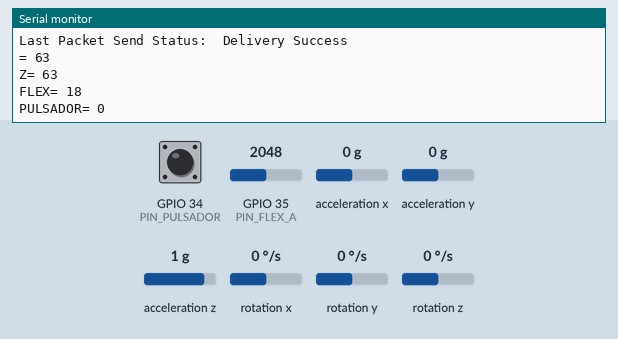
Recording of a sketch running on a simulated ESP32. On the bench: the last lines printed to the serial monitor. The inputs (shaded band) are chosen by the test bench; at power-on: acceleration x 0 g, rotation x 0 °/s, GPIO 35 (PIN_FLEX_A) = 2048, GPIO 34 (PIN_PULSADOR) LOW, acceleration y 0 g, acceleration z 1 g, rotation y 0 °/s, rotation z 0 °/s.

Above: at 1.2 s.
1.3 s: acceleration x set to 1.4 g
At 3.26 s:
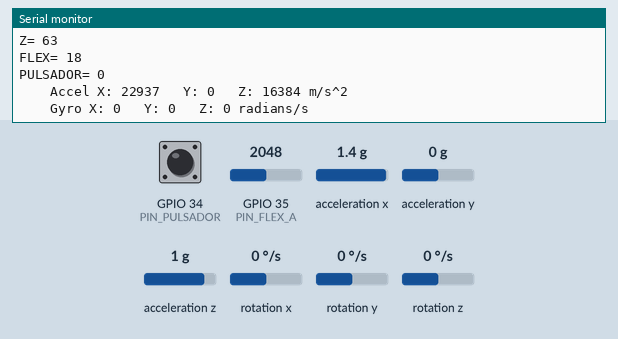
4.3 s: rotation x set to -192 °/s
6.0 s: GPIO 35 (PIN_FLEX_A) set to 1660
At 6.01 s:
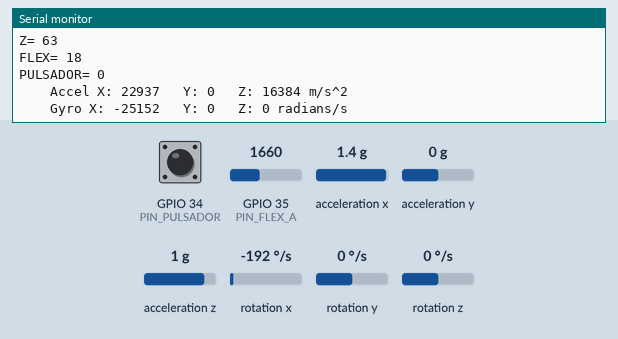
9.0 s: GPIO 34 (PIN_PULSADOR) pulled HIGH for 0.15 s
10.6 s: acceleration y set to -1.4 g
At 10.73 s:
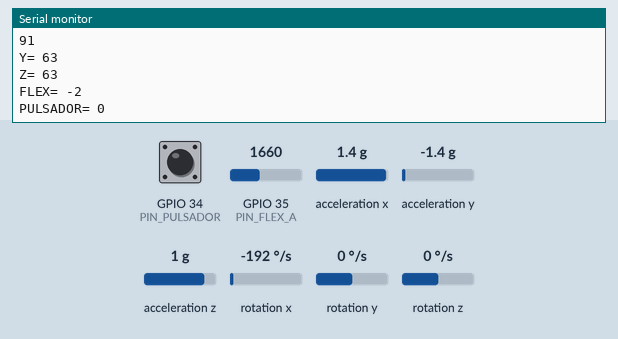
12.1 s: GPIO 35 (PIN_FLEX_A) set to 1740
At 12.71 s:
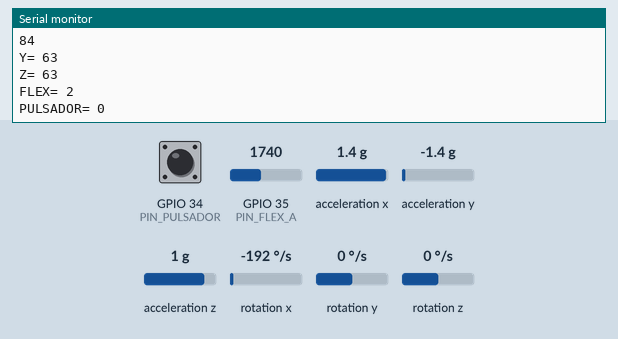
Timing chart, 0 to 14.6 s (numbered marks = the images above; inputs shaded):
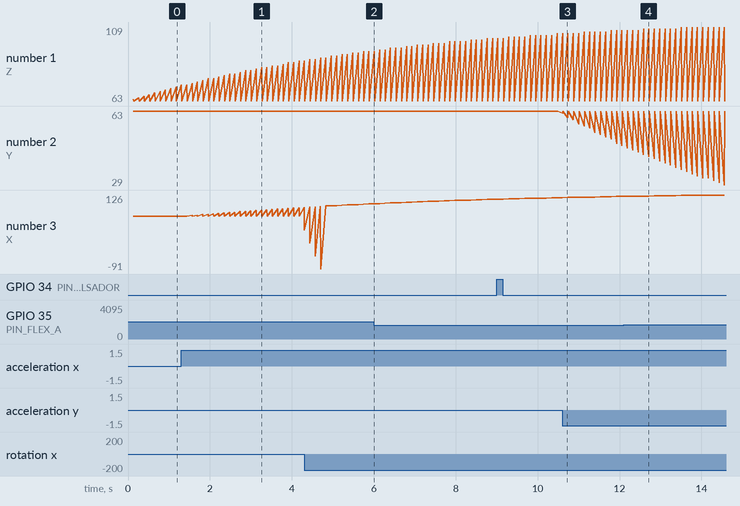

Measured:
- after the input at 1.3 s, the serial monitor: prints a new line after 0.13 s (image 1)
- after the input at 10.6 s, the serial monitor: prints a new line at once (image 3)

The sketch:

SENDER_MANY_TO_ONE_v7_IZQUIERDA.ino
```cpp
#include <esp_now.h>
#include <WiFi.h>
#include <Wire.h>
#include "I2Cdev.h"
#include "MPU6050.h"
#include <Chrono.h>


#define ID 0
#define ESPERA_ENTRE_ENVIOS 125
#define ESPERA_ENTRE_LECTURA_GYRO 125
#define ESPERA_PULSADOR 100
#define F 0.98
#define UMBRAL_FLEX 1500
#define PIN_PULSADOR 34
#define PIN_FLEX_A 35

#define MIN_FLEX 1700
#define MAX_FLEX 4064
#define MIN_GYRO -800
#define MAX_GYRO 800
#define MIN_ACC -20000
#define MAX_ACC 20000

#define CHANNEL 0

#define DEBUG 1 //comentar debug para que no se imprima
#include "DebugUtils.h"

// Arduino Wire library is required if I2Cdev I2CDEV_ARDUINO_WIRE implementation
// is used in I2Cdev.h
#if I2CDEV_IMPLEMENTATION == I2CDEV_ARDUINO_WIRE
#include "Wire.h"
#endif

MPU6050 accelgyro;
//data para el sensor de flexión
int sensorPin = 34;
int sensorFlex;
float umbral = 0;
float f = 0.98;

// REPLACE WITH YOUR ESP RECEIVER'S MAC ADDRESS
uint8_t broadcastAddress[] = {0X30, 0XC6, 0XF7, 0X29, 0X5F, 0X5C};


int16_t ax, ay, az;
int16_t gx, gy, gz;
// Structure example to send data
// Must match the receiver structure
Chrono cronometroEnvio;
Chrono cronometroBoton;
Chrono cronometroLecturaGyro;


typedef struct struct_message {
  int id; // must be unique for each sender board
  int Ax;
  int Ay;
  int Az;
  int Gx;
  int Gy;
  int Gz;
  int flex;
  bool pulsador;
} struct_message;

typedef struct val_amortiguar {

  float Ax;
  float Ay;
  float Az;
  float Gx;
  float Gy;
  float Gz;
  float flex;
};
val_amortiguar amortiguaciones;

// Create a struct_message called BME280Readings to hold sensor readings
struct_message MPUReadings;

// Create a struct_message called myData
struct_message myData;

// Create peer interface
esp_now_peer_info_t peerInfo;

// callback when data is sent
void OnDataSent(const uint8_t *mac_addr, esp_now_send_status_t status) {
  char macStr[18];
  snprintf(macStr, sizeof(macStr), "%02x:%02x:%02x:%02x:%02x:%02x",
           mac_addr[0], mac_addr[1], mac_addr[2], mac_addr[3], mac_addr[4], mac_addr[5]);
  DEBUG_PRINTLN("Last Packet Sent to: ");
  DEBUG_PRINTLN(macStr);
  DEBUG_PRINT("\r\nLast Packet Send Status:\t");
  DEBUG_PRINTLN(status == ESP_NOW_SEND_SUCCESS ? "Delivery Success" : "Delivery Fail");
}

void setup(void) {
  // Init Serial Monitor
  Serial.begin(115200);
  while (!Serial)
    delay(10); // will pause Zero, Leonardo, etc until serial console opens

#if I2CDEV_IMPLEMENTATION == I2CDEV_ARDUINO_WIRE
  Wire.begin();
#elif I2CDEV_IMPLEMENTATION == I2CDEV_BUILTIN_FASTWIRE
  Fastwire::setup(400, true);
#endif

  // Set device as a Wi-Fi Station
  WiFi.mode(WIFI_STA);

  // Init ESP-NOW
  DEBUG_PRINT(("STA MAC: ")); DEBUG_PRINTLN(WiFi.macAddress());
  //  DEBUG_PRINT("AP MAC: "); DEBUG_PRINTLN(WiFi.softAPmacAddress());
  if (esp_now_init() != ESP_OK) {
    Serial.println("Error initializing ESP-NOW");
    return;
  }

  // Once ESPNow is successfully Init, we will register for Send CB to
  // get the status of Trasnmitted packet
  esp_now_register_send_cb(OnDataSent);

  // Register peer
  memcpy(peerInfo.peer_addr, broadcastAddress, 6);
  peerInfo.channel = 0;
  peerInfo.encrypt = false;

  // Add peer
  if (esp_now_add_peer(&peerInfo) != ESP_OK) {
    Serial.println("Failed to add peer");
    return;
  }

  // initialize device
  Serial.println("Initializing I2C devices...");
  accelgyro.initialize();

  // verify connection
  Serial.println("Testing device connections...");
  Serial.println(accelgyro.testConnection() ? "MPU6050 connection successful" : "MPU6050 connection failed");
  myData.id = ID;

  pinMode(PIN_PULSADOR, INPUT);

}

void loop() {
  if (cronometroLecturaGyro.hasPassed(ESPERA_ENTRE_LECTURA_GYRO))//rspera de un siguiente pulso cada n° tiempo
  {
    // read raw accel/gyro measurements from device
    accelgyro.getMotion6(&ax, &ay, &az, &gx, &gy, &gz);


    /* Display the results (acceleration is measured in m/s^2) */
    DEBUG_PRINT("\t\tAccel X: ");
    DEBUG_PRINT(ax);
    DEBUG_PRINT(" \tY: ");
    DEBUG_PRINT(ay);
    DEBUG_PRINT(" \tZ: ");
    DEBUG_PRINT(az);
    DEBUG_PRINTLN(" m/s^2 ");

    /* Display the results (rotation is measured in rad/s) */
    DEBUG_PRINT("\t\tGyro X: ");
    DEBUG_PRINT(gx);
    DEBUG_PRINT(" \tY: ");
    DEBUG_PRINT(gy);
    DEBUG_PRINT(" \tZ: ");
    DEBUG_PRINT(gz);
    DEBUG_PRINTLN(" radians/s ");
    DEBUG_PRINTLN();

    amortiguaciones.Ax = ax * (1. - F) + amortiguaciones.Ax * F;
    amortiguaciones.Ay = ay * (1. - F) + amortiguaciones.Ay * F;
    amortiguaciones.Az = az * (1. - F) + amortiguaciones.Az * F;
    amortiguaciones.Gx = gx * (1. - F) + amortiguaciones.Gx * F;
    amortiguaciones.Gy = gy * (1. - F) + amortiguaciones.Gy * F;
    amortiguaciones.Gz = gz * (1. - F) + amortiguaciones.Gz * F;

    myData.Ax = map(amortiguaciones.Ax, MIN_ACC, MAX_ACC, 0, 127);
    myData.Ay = map(amortiguaciones.Ay, MIN_ACC, MAX_ACC, 0, 127);
    myData.Az = map(amortiguaciones.Az, MIN_ACC, MAX_ACC, 0, 127);
    myData.Gx = map(amortiguaciones.Gx, MIN_GYRO, MAX_GYRO, 0, 127);
    myData.Gy = map(amortiguaciones.Gy, MIN_GYRO, MAX_GYRO, 0, 127);
    myData.Gz = map(amortiguaciones.Gz, MIN_GYRO, MAX_GYRO, 0, 127);
    cronometroLecturaGyro.restart();

  }
  //--------flex---------
  int sensorFlex = analogRead(PIN_FLEX_A);

  amortiguaciones.flex = sensorFlex * (1 - F) + amortiguaciones.flex * F;

  myData.flex = map(amortiguaciones.flex, MIN_FLEX, MAX_FLEX, 0, 127);

  //--------boton---------
  bool lecturaPulsador = digitalRead(PIN_PULSADOR);

  myData.pulsador = lecturaPulsador;
  /*
    if (cronometroBoton.hasPassed(ESPERA_PULSADOR))//rspera de un siguiente pulso cada n° tiempo
    {
      bool lecturaPulsador = !digitalRead(PIN_PULSADOR);
      myData.pulsador = lecturaPulsador;
      if (lecturaPulsador) { //resetea el cronometro si fue pulsado
        cronometroBoton.restart();
      }

    }
  */
  //-----------------------------------------------------
  //-------ENVIO-------ENVIO-------ENVIO-------ENVIO-----
  //-----------------------------------------------------
  if (cronometroEnvio.hasPassed(ESPERA_ENTRE_ENVIOS))
  {
    // Send message via ESP-NOW
    esp_err_t result = esp_now_send(broadcastAddress, (uint8_t *) &myData, sizeof(myData));

    if (result == ESP_OK) {
      DEBUG_PRINTLN("Success");
    } else if (result == ESP_ERR_ESPNOW_NOT_INIT) {
      // How did we get so far!!
      DEBUG_PRINTLN("ESPNOW not Init.");
    } else if (result == ESP_ERR_ESPNOW_ARG) {
      DEBUG_PRINTLN("Invalid Argument");
    } else if (result == ESP_ERR_ESPNOW_INTERNAL) {
      DEBUG_PRINTLN("Internal Error");
    } else if (result == ESP_ERR_ESPNOW_NO_MEM) {
      DEBUG_PRINTLN("ESP_ERR_ESPNOW_NO_MEM");
    } else if (result == ESP_ERR_ESPNOW_NOT_FOUND) {
      DEBUG_PRINTLN("Peer not found.");
    } else {
      DEBUG_PRINTLN("Not sure what happened");
    }

    cronometroEnvio.restart(); // restart the crono so that it triggers again later

    //-----------------------------------------------------
    //-------DEBUG-------DEBUG-------DEBUG-------DEBUG-----
    //-----------------------------------------------------
    DEBUG_PRINT("X= ");
    DEBUG_PRINTLN(myData.Ax);
    DEBUG_PRINT("Y= ");
    DEBUG_PRINTLN(myData.Ay);
    DEBUG_PRINT("Z= ");
    DEBUG_PRINTLN(myData.Az);
    DEBUG_PRINTLN();
    DEBUG_PRINT("X= ");
    DEBUG_PRINTLN(myData.Gx);
    DEBUG_PRINT("Y= ");
    DEBUG_PRINTLN(myData.Gy);
    DEBUG_PRINT("Z= ");
    DEBUG_PRINTLN(myData.Gz);
    DEBUG_PRINTLN();
    DEBUG_PRINT("FLEX= ");
    DEBUG_PRINTLN(myData.flex);
    DEBUG_PRINTLN();
    DEBUG_PRINT("PULSADOR= ");
    DEBUG_PRINTLN(myData.pulsador);
    DEBUG_PRINTLN();
  }


}
```

DebugUtils.h
```cpp
#ifndef DEBUGUTILS_H
#define DEBUGUTILS_H

#ifdef DEBUG
  #define DEBUG_PRINT(...) Serial.print(__VA_ARGS__)
  #define DEBUG_PRINTLN(...) Serial.println(__VA_ARGS__)
#else
  #define DEBUG_PRINT(...)
  #define DEBUG_PRINTLN(...)
#endif

#endif
```
